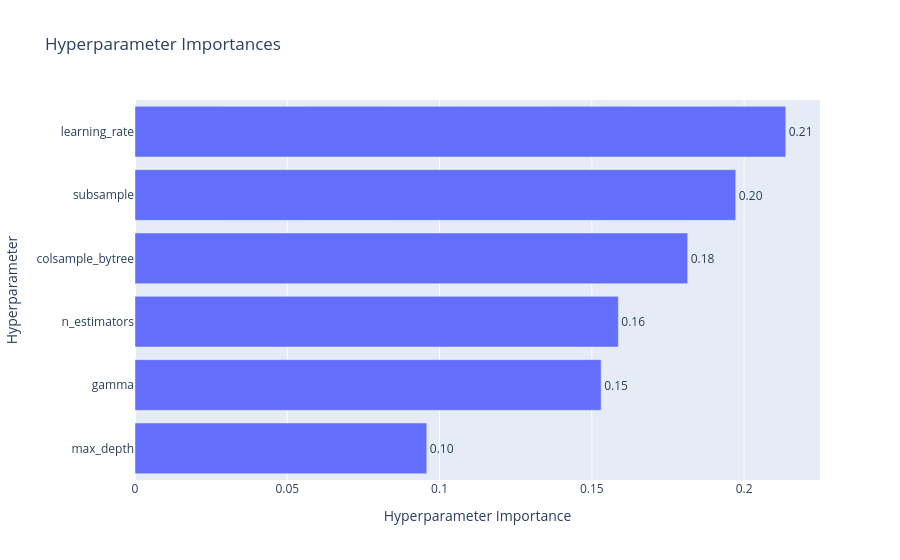
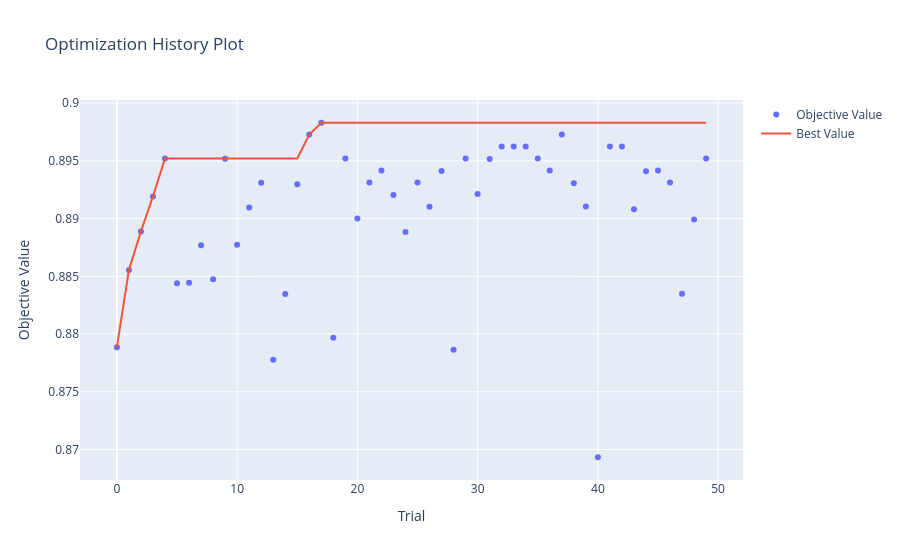

The cell these charts' notebook holds for them, in order:
### Code cell
fig = optuna.visualization.plot_param_importances(study)
fig.show()

fig = optuna.visualization.plot_optimization_history(study)
fig.show()

### Figure 1 — Plotly figure (JSON) as saved in the notebook; plotly's stock layout.template omitted (floating-point values rounded to 4 significant figures)
{"data": [{"cliponaxis": false, "hovertemplate": ["max_depth (IntDistribution): 0.09581294952412053<extra></extra>", "gamma (FloatDistribution): 0.15306131489518487<extra></extra>", "n_estimators (IntDistribution): 0.1587048959594844<extra></extra>", "colsample_bytree (FloatDistribution): 0.18148040912261004<extra></extra>", "subsample (FloatDistribution): 0.19725906825923104<extra></extra>", "learning_rate (FloatDistribution): 0.21368136223936907<extra></extra>"], "name": "Objective Value", "orientation": "h", "text": ["0.10", "0.15", "0.16", "0.18", "0.20", "0.21"], "textposition": "outside", "type": "bar", "x": [0.09581, 0.1531, 0.1587, 0.1815, 0.1973, 0.2137], "y": ["max_depth", "gamma", "n_estimators", "colsample_bytree", "subsample", "learning_rate"]}], "layout": {"title": {"text": "Hyperparameter Importances"}, "xaxis": {"title": {"text": "Hyperparameter Importance"}}, "yaxis": {"title": {"text": "Hyperparameter"}}}}

### Figure 2 — Plotly figure (JSON) as saved in the notebook; plotly's stock layout.template omitted (floating-point values rounded to 4 significant figures)
{"data": [{"mode": "markers", "name": "Objective Value", "type": "scatter", "x": [0, 1, 2, 3, 4, 5, 6, 7, 8, 9, 10, 11, 12, 13, 14, 15, 16, 17, 18, 19, 20, 21, 22, 23, 24, 25, 26, 27, 28, 29, 30, 31, 32, 33, 34, 35, 36, 37, 38, 39, 40, 41, 42, 43, 44, 45, 46, 47, 48, 49], "y": [0.8789, 0.8855, 0.8889, 0.8919, 0.8952, 0.8844, 0.8844, 0.8877, 0.8847, 0.8952, 0.8877, 0.891, 0.8931, 0.8778, 0.8835, 0.893, 0.8973, 0.8983, 0.8797, 0.8952, 0.89, 0.8931, 0.8942, 0.892, 0.8888, 0.8931, 0.891, 0.8941, 0.8786, 0.8952, 0.8921, 0.8952, 0.8962, 0.8962, 0.8962, 0.8952, 0.8942, 0.8973, 0.8931, 0.8911, 0.8693, 0.8962, 0.8962, 0.8908, 0.8941, 0.8942, 0.8931, 0.8835, 0.8899, 0.8952]}, {"mode": "lines", "name": "Best Value", "type": "scatter", "x": [0, 1, 2, 3, 4, 5, 6, 7, 8, 9, 10, 11, 12, 13, 14, 15, 16, 17, 18, 19, 20, 21, 22, 23, 24, 25, 26, 27, 28, 29, 30, 31, 32, 33, 34, 35, 36, 37, 38, 39, 40, 41, 42, 43, 44, 45, 46, 47, 48, 49], "y": [0.8789, 0.8855, 0.8889, 0.8919, 0.8952, 0.8952, 0.8952, 0.8952, 0.8952, 0.8952, 0.8952, 0.8952, 0.8952, 0.8952, 0.8952, 0.8952, 0.8973, 0.8983, 0.8983, 0.8983, 0.8983, 0.8983, 0.8983, 0.8983, 0.8983, 0.8983, 0.8983, 0.8983, 0.8983, 0.8983, 0.8983, 0.8983, 0.8983, 0.8983, 0.8983, 0.8983, 0.8983, 0.8983, 0.8983, 0.8983, 0.8983, 0.8983, 0.8983, 0.8983, 0.8983, 0.8983, 0.8983, 0.8983, 0.8983, 0.8983]}, {"marker": {"color": "#cccccc"}, "mode": "markers", "name": "Infeasible Trial", "showlegend": false, "type": "scatter", "x": [], "y": []}], "layout": {"title": {"text": "Optimization History Plot"}, "xaxis": {"title": {"text": "Trial"}}, "yaxis": {"title": {"text": "Objective Value"}}}}
